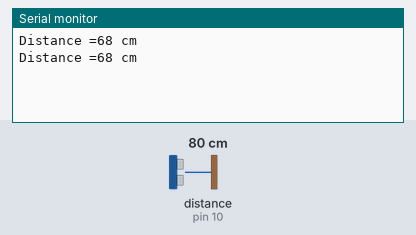
The sketch below on a simulated Arduino Uno, built with avr-gcc and run on an emulated ATmega328P. Parts: the last lines printed to the serial monitor. Wiring (inferred from the names in the program): ultrasonic range finder: trigger pin 11; echo pin 10. The inputs (shaded band) are chosen by the test bench; at power-on: distance to the obstacle (sensor on pin 10) 80 cm. The echo pulse lasts 58.3 µs per cm.

Above: at 3.8 s.
3.9 s: distance to the obstacle (sensor on pin 10) set to 2 cm
At 6.4 s:
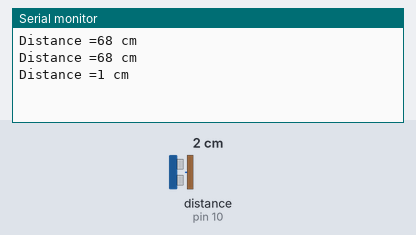
7.8 s: distance to the obstacle (sensor on pin 10) set to 4 cm
At 9.9 s:
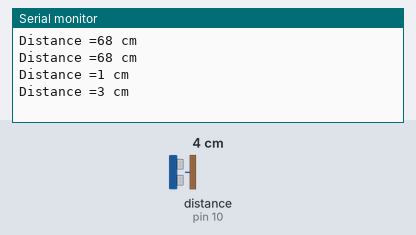
Timing chart, 0 to 11.4 s (numbered marks = the images above; inputs shaded):
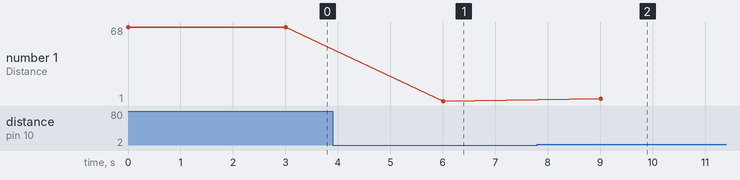

The sketch:

sketch_jun23a_UltraSonic.ino
```cpp
const int echoPin = 10;
const int trigPin = 11;

void setup() {
 pinMode(echoPin, INPUT);
 pinMode(trigPin, OUTPUT);
 Serial.begin(9600);
 digitalWrite(trigPin, LOW);
}


int getDistance(int trigPin, int echoPin) // returns the distance (cm)
{
long duration, distance;

digitalWrite(trigPin, HIGH); // We send a 10us pulse
delayMicroseconds(10);
digitalWrite(trigPin, LOW);

duration = pulseIn(echoPin, HIGH, 20000); // We wait for the echo to come back, with a timeout of 20ms, which corresponds approximately to 3m

// pulseIn will only return 0 if it timed out. (or if echoPin was already to 1, but it should not happen)
if(duration == 0) // If we timed out
{
pinMode(echoPin, OUTPUT); // Then we set echo pin to output mode
digitalWrite(echoPin, LOW); // We send a LOW pulse to the echo pin
delayMicroseconds(200);
pinMode(echoPin, INPUT); // And finaly we come back to input mode
}

distance = (duration/2) / 34.0; // We calculate the distance (sound speed in air is aprox. 291m/s), /2 because of the pulse going and coming

return distance; //We return the result. Here you can find a 0 if we timed out
}

void loop() {

/*  digitalWrite(trig, HIGH);
 delay(10);
 digitalWrite(trig, LOW);

 duration = pulseIn(echo, HIGH);
 duration = duration/1000000;
 distance = duration*17300;  */

 int a = getDistance(trigPin, echoPin);

 Serial.print("Distance =");
 Serial.print(a);
 Serial.println(" cm");
 delay(3000);
}
```

Measured:
- after the input at 3.9 s, the serial monitor: prints a new line after 2.1 s (image 1)
- after the input at 7.8 s, the serial monitor: prints a new line after 1.2 s (image 2)
- plotted number 1: 68 → 1 after the input at 3.9 s, 1 → 3 after the input at 7.8 s
